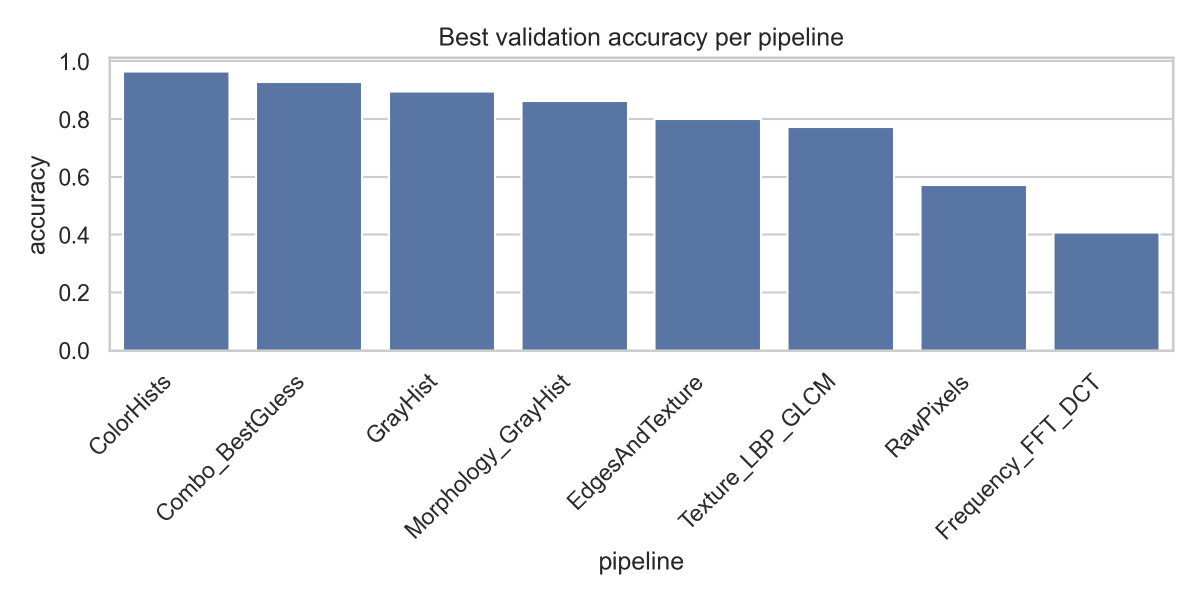
#> input picture reports/figures/best_validation_accuracy_per_pipeline.png, 2400 x 1200 px (shown at 1/2 size)
$ python -i preprocessing.py   (imports and definitions only)
#> lines starting #> are read from the running program, lines starting #| are printed output that depends on the picture
# File: C:\Users\Arafat\Desktop\IMA Project\src\preprocessing.py

"""
In this file I want to put functions that prepare images before
feature extraction: resizing, grayscale conversion, denoising,
contrast enhancement, etc.
"""

import os
from typing import Tuple

import numpy as np
from skimage import io, color, transform, exposure, filters, img_as_float
import cv2

from . import config
from .utils import print_array_info


def load_image_as_float(image_path: str) -> np.ndarray:
    """
    In this function I want to read an image from disk and convert it
    to float in the range [0, 1]. I will use skimage for this.
    """
    temp_img = io.imread(image_path)
#> temp_img is the input picture: shape (1200, 2400, 4); mean R, G, B, A 208.2, 215.4, 227.5, 255
    temp_img = img_as_float(temp_img)  # this puts values in [0,1]
    return temp_img


def resize_image(temp_img: np.ndarray, output_size: Tuple[int, int] = None) -> np.ndarray:
    """
    In this function I want to resize the image to (height, width) that I use
    in the project. If no size is given, I use values from config.
    """
    if output_size is None:
        output_size = (config.IMAGE_HEIGHT, config.IMAGE_WIDTH)
    temp_resized = transform.resize(temp_img, output_size, anti_aliasing=True)
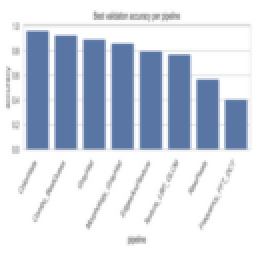
#> temp_resized: shape (128, 128, 4) float64 (shown 2 times larger); mean R, G, B, A 0.816, 0.845, 0.892, 1
    return temp_resized


def to_grayscale(temp_img: np.ndarray) -> np.ndarray:
    """
    In this function I want to convert an RGB image to grayscale.
    If the image is already 2D, I just return it.
    """
    if temp_img.ndim == 2:
        return temp_img
    temp_gray = color.rgb2gray(temp_img)
    return temp_gray


def apply_gaussian_blur(temp_img: np.ndarray, sigma_value: float = 1.0) -> np.ndarray:
    """
    In this function I want to apply a Gaussian blur just to reduce noise a bit.
    """
#> called with sigma_value = 1
    temp_blurred = filters.gaussian(temp_img, sigma=sigma_value, channel_axis=-1 if temp_img.ndim == 3 else None)
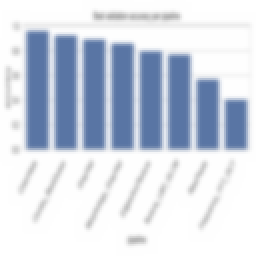
#> temp_blurred: shape (128, 128, 4) float64 (shown 2 times larger); mean R, G, B, A 0.816, 0.845, 0.892, 1
#> in to_grayscale, `temp_gray = color.rgb2gray(temp_img)`:
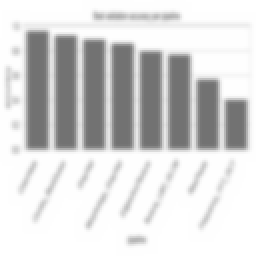
#> temp_gray: shape (128, 128) float64 (shown 2 times larger); min 0.449, max 1, mean 0.842
    return temp_blurred


# [12 lines left out: function apply_median_filter, not called in this run]


def apply_clahe_on_gray(temp_gray: np.ndarray, clip_limit: float = 0.01) -> np.ndarray:
    """
    In this function I want to improve local contrast using CLAHE
    (Contrast Limited Adaptive Histogram Equalization) on a grayscale image.
    """
#> called with clip_limit = 0.01
    temp_clahe = exposure.equalize_adapthist(temp_gray, clip_limit=clip_limit)
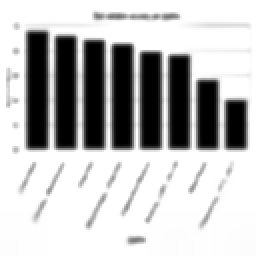
#> temp_clahe: shape (128, 128) float64 (shown 2 times larger); min 0, max 1, mean 0.742
    return temp_clahe


# [45 lines left out: functions apply_gamma_correction, rgb_to_hsv, rgb_to_lab, apply_bilateral_filter, not called in this run]


def full_preprocess_pipeline(
    image_path: str,
    use_gaussian: bool = True,
    use_median: bool = False,
    use_clahe: bool = True,
    gamma_value: float = 1.0,
) -> np.ndarray:
    """
    In this function I want to put a simple full preprocessing pipeline together.
    This is just one possible pipeline (later I may define others in pipelines.py).
    Steps:
    1) load image
    2) resize
    3) maybe gaussian blur
    4) convert to gray
    5) maybe CLAHE
    6) maybe gamma correction
    """
    temp_img = load_image_as_float(image_path)
    temp_img = resize_image(temp_img)

    if use_gaussian:
        temp_img = apply_gaussian_blur(temp_img, sigma_value=1.0)

    temp_gray = to_grayscale(temp_img)

    if use_median:
        temp_gray = apply_median_filter(temp_gray, kernel_size=3)

    if use_clahe:
        temp_gray = apply_clahe_on_gray(temp_gray, clip_limit=0.01)

    if gamma_value != 1.0:
        temp_gray = apply_gamma_correction(temp_gray, gamma_value=gamma_value)

    # for debugging I might need to see stats of the final gray image
    # print_array_info(temp_gray, name="preprocessed_gray")

    return temp_gray


# [20 lines not run here, left out]

>>> result = full_preprocess_pipeline('../reports/figures/best_validation_accuracy_per_pipeline.png')
